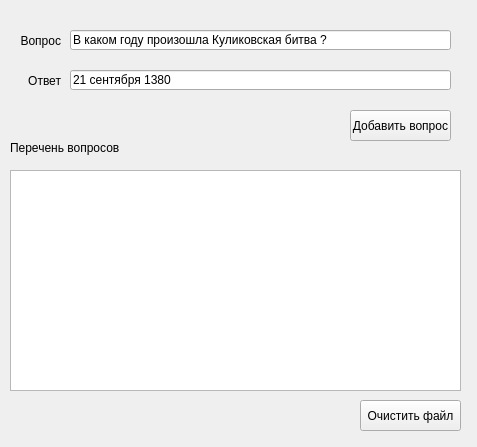
<?xml version="1.0" encoding="UTF-8"?>
<ui version="4.0">
 <class>MainWindow</class>
 <widget class="QMainWindow" name="MainWindow">
  <property name="geometry">
   <rect>
    <x>0</x>
    <y>0</y>
    <width>477</width>
    <height>447</height>
   </rect>
  </property>
  <property name="windowTitle">
   <string>Запись вопросов и ответов</string>
  </property>
  <widget class="QWidget" name="centralWidget">
   <widget class="QLineEdit" name="lineEdit">
    <property name="geometry">
     <rect>
      <x>70</x>
      <y>30</y>
      <width>381</width>
      <height>20</height>
     </rect>
    </property>
    <property name="text">
     <string>В каком году произошла Куликовская битва ?</string>
    </property>
   </widget>
   <widget class="QLabel" name="label">
    <property name="geometry">
     <rect>
      <x>10</x>
      <y>30</y>
      <width>51</width>
      <height>21</height>
     </rect>
    </property>
    <property name="text">
     <string>Вопрос</string>
    </property>
    <property name="alignment">
     <set>Qt::AlignRight|Qt::AlignTrailing|Qt::AlignVCenter</set>
    </property>
   </widget>
   <widget class="QLabel" name="label_2">
    <property name="geometry">
     <rect>
      <x>10</x>
      <y>70</y>
      <width>51</width>
      <height>21</height>
     </rect>
    </property>
    <property name="text">
     <string>Ответ</string>
    </property>
    <property name="alignment">
     <set>Qt::AlignRight|Qt::AlignTrailing|Qt::AlignVCenter</set>
    </property>
   </widget>
   <widget class="QLineEdit" name="lineEdit_2">
    <property name="geometry">
     <rect>
      <x>70</x>
      <y>70</y>
      <width>381</width>
      <height>20</height>
     </rect>
    </property>
    <property name="text">
     <string>21 сентября 1380 </string>
    </property>
   </widget>
   <widget class="QPushButton" name="pushButton">
    <property name="geometry">
     <rect>
      <x>350</x>
      <y>110</y>
      <width>101</width>
      <height>31</height>
     </rect>
    </property>
    <property name="text">
     <string>Добавить вопрос</string>
    </property>
   </widget>
   <widget class="QTextEdit" name="textEdit">
    <property name="geometry">
     <rect>
      <x>10</x>
      <y>170</y>
      <width>451</width>
      <height>221</height>
     </rect>
    </property>
   </widget>
   <widget class="QLabel" name="label_3">
    <property name="geometry">
     <rect>
      <x>10</x>
      <y>140</y>
      <width>131</width>
      <height>16</height>
     </rect>
    </property>
    <property name="text">
     <string>Перечень вопросов</string>
    </property>
   </widget>
   <widget class="QPushButton" name="pushButton_2">
    <property name="geometry">
     <rect>
      <x>360</x>
      <y>400</y>
      <width>101</width>
      <height>31</height>
     </rect>
    </property>
    <property name="text">
     <string>Очистить файл</string>
    </property>
   </widget>
  </widget>
 </widget>
 <layoutdefault spacing="6" margin="11"/>
 <resources/>
 <connections/>
</ui>
